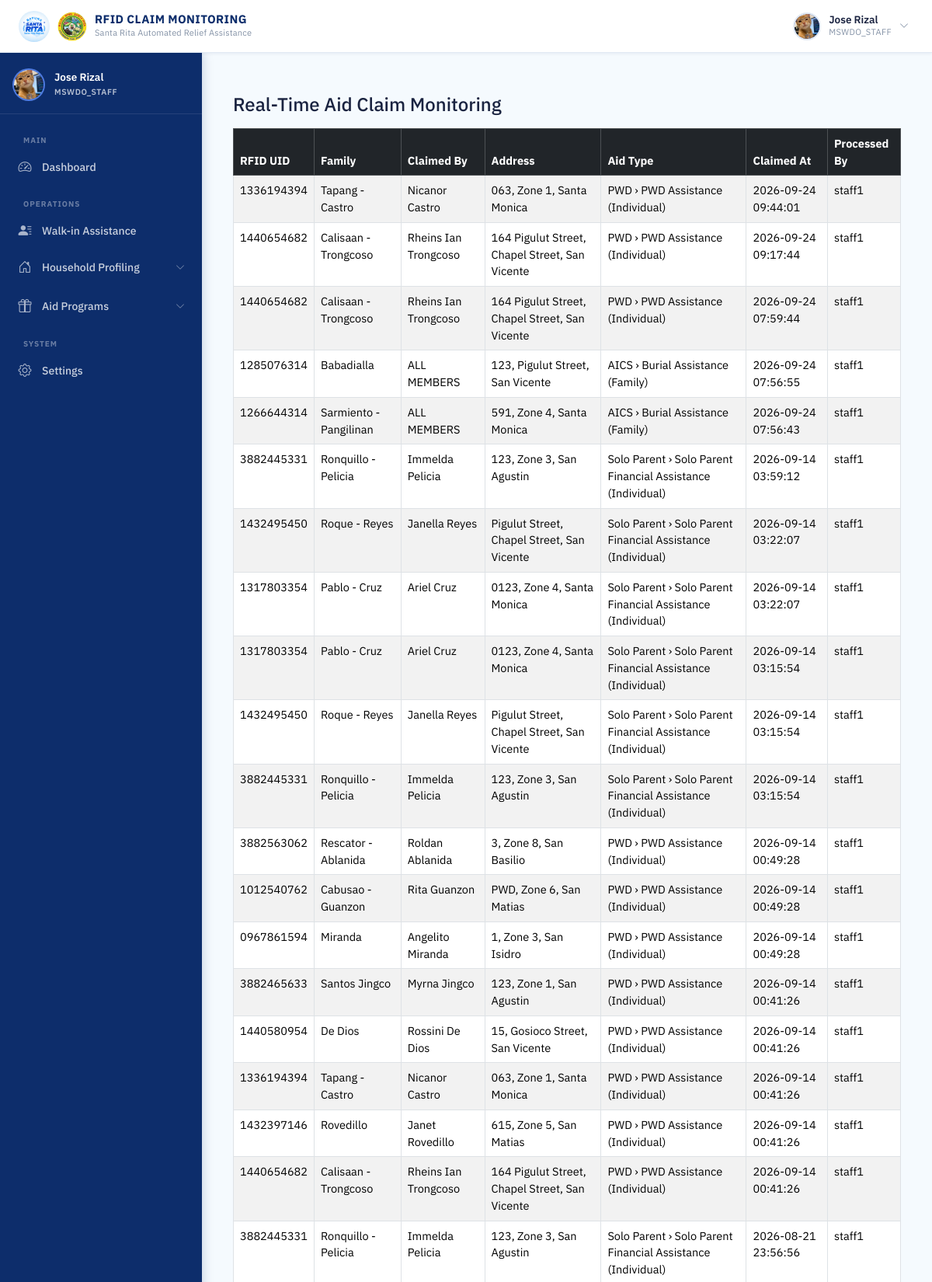
Page /mswdo/rfid/monitoring/ (signed in, upper part) on the committed database.
### accounts/models.py (models this page shows, shortened)
class User(AbstractUser):
    ROLE_CHOICES = (
        ('MSWDO', 'MSWDO Admin'),
        ('MSWDO_STAFF', 'MSWDO Staff'),
        ('BARANGAY', 'Barangay Admin'),
    )
    email = models.EmailField(unique=True)
    role = models.CharField(max_length=20, choices=ROLE_CHOICES)
    barangay = models.ForeignKey(
        'Barangay', on_delete=models.SET_NULL, blank=True, null=True, related_name='users'
    )
    is_active = models.BooleanField(default=True)
    middle_name = models.CharField(max_length=150, blank=True)
    suffix = models.CharField(max_length=10, blank=True, null=True)
    position = models.CharField(max_length=100, blank=True)
    birth_place = models.CharField(max_length=200, blank=True)
    CIVIL_STATUS_CHOICES = (
        ('SINGLE', 'Single'),
        ('MARRIED', 'Married'),
        ('WIDOWED', 'Widowed'),
        ('SEPARATED', 'Separated'),
        ('ANNULLED', 'Annulled'),
    )
    civil_status = models.CharField(max_length=20, choices=CIVIL_STATUS_CHOICES, blank=True)
    citizenship = models.CharField(max_length=100, blank=True, default='Filipino')
    must_change_password = models.BooleanField(default=False)
    SEX_CHOICES = (
        ('M', 'Male'),
        ('F', 'Female'),
    )
    sex = models.CharField(max_length=1, choices=SEX_CHOICES, blank=True)
    birthdate = models.DateField(blank=True, null=True)
    contact_number = models.CharField(
        max_length=13,
        blank=True,
        validators=[
            RegexValidator(
                regex=r'^(09|\+639)\d{9}$',
                message="Phone number must be entered in the format: '09XXXXXXXXX' or '+639XXXXXXXXX'."
            )
        ]
    )
    profile_image = models.ImageField(upload_to=user_profile_image_path, blank=True, null=True)

### households/models.py (models this page shows, shortened)
class Family(models.Model):
    household = models.ForeignKey(Household, on_delete=models.CASCADE, related_name='families')
    family_name = models.CharField(max_length=100)
    rfid_uid = models.CharField(
        max_length=50,
        unique=True,
        null=True,
        blank=True
    )
    is_active = models.BooleanField(default=True)
    is_archived = models.BooleanField(default=False)
    archived_at = models.DateTimeField(null=True, blank=True)
    archived_by = models.ForeignKey(settings.AUTH_USER_MODEL, on_delete=models.SET_NULL, null=True, blank=True, related_name='+')

### distribution/models.py (models this page shows, shortened)
class AidClaim(models.Model):
    family = models.ForeignKey(Family, on_delete=models.CASCADE)
    family_member = models.ForeignKey(
        FamilyMember,
        on_delete=models.SET_NULL,
        null=True,
        blank=True,
        help_text="Required for individual-based assistance"
    )
    assistance = models.ForeignKey(
        Assistance,
        on_delete=models.SET_NULL,
        null=True,
        blank=True,
        related_name='claims'
    )
    CLAIM_TYPE_CHOICES = (
        ('DISTRIBUTION', 'Distribution Event'),
        ('WALK_IN', 'Walk-in / Office Visit'),
        ('OFFLINE_IMPORT', 'Offline Reconciliation Import'),
    )
    claim_type = models.CharField(
        max_length=20,
        choices=CLAIM_TYPE_CHOICES,
        default='DISTRIBUTION'
    )
    schedule = models.ForeignKey('AidSchedule', on_delete=models.CASCADE, null=True, related_name='claims')
    claimed_at = models.DateTimeField(auto_now_add=True)
    amount = models.DecimalField(
        max_digits=12,
        decimal_places=2,
        null=True,
        blank=True,
        help_text="Actual amount distributed to the beneficiary. Auto-filled from schedule.per_beneficiary_amount for scheduled claims, manually entered for walk-ins."
    )
    created_by = models.ForeignKey(
            settings.AUTH_USER_MODEL,
            on_delete=models.SET_NULL,
            null=True,
            blank=True,
            related_name='processed_claims'
        )
    is_late_scheduled_claim = models.BooleanField(
        default=False,
        help_text="True if this walk-in claim fulfills a missed scheduled distribution within the 7-day grace period"
    )
    original_schedule = models.ForeignKey(
        'AidSchedule',
        null=True,
        blank=True,
        on_delete=models.SET_NULL,
        related_name='late_claims',
        help_text="If is_late_scheduled_claim=True, links to the original missed schedule this claim fulfills"
    )
    is_exported = models.BooleanField(
        default=False,
        help_text="True if this claim has been exported for offline reconciliation (prevents duplicate exports)"
    )

### monitoring/views.py (the view)
# urls.py: path('mswdo/rfid/monitoring/', views.rfid_claim_monitoring, name='rfid_claim_monitoring'),
@login_required
@session_protected
@mswdo_or_staff_required
def rfid_claim_monitoring(request):
    claims = AidClaim.objects.select_related(
        'family',
        'family__household',
        'family__household__zone',
        'family__household__barangay',
        'family_member',
        'created_by'
    ).order_by('-claimed_at')
    is_staff_scoped = (request.user.role == 'MSWDO_STAFF')
    if is_staff_scoped:
        claims = claims.filter(created_by=request.user)
    monitoring_data = []
    for claim in claims:
        monitoring_data.append({
            'rfid_uid': claim.family.rfid_uid,
            'family_name': claim.family.family_name,
            'member_name': (
                f"{claim.family_member.first_name} {claim.family_member.last_name}"
                if claim.family_member else "ALL MEMBERS"
            ),
            'address': claim.family.household.address,
            'aid_type': str(claim.assistance) if claim.assistance else 'N/A',
            'claimed_at': claim.claimed_at,
            'processed_by': (
                claim.created_by.username
                if claim.created_by else "System"
            ),
        })
    return render(request, 'monitoring/rfid_claim_monitoring.html', {
        'claims': monitoring_data,
        'is_staff_scoped': is_staff_scoped
    })

### accounts/context_processors.py (called while the page is built)
def auth_required(request):
    return {
        'requires_auth': request.user.is_authenticated
    }

def offline_sync_metadata(request):
    from distribution.models import OfflineSyncMetadata
    from django.conf import settings
    offline_mode = getattr(settings, 'OFFLINE_MODE', False)
    if request.user.is_authenticated and request.user.role == 'MSWDO_STAFF':
        latest_sync = OfflineSyncMetadata.get_latest_sync()
        return {
            'latest_sync': latest_sync,
            'OFFLINE_MODE': offline_mode,
        }
    return {
        'OFFLINE_MODE': offline_mode,
    }

def maptiler_api_key(request):
    from django.conf import settings
    return {
        'maptiler_api_key': getattr(settings, 'MAPTILER_API_KEY', '')
    }

### distribution/models.py (called while the page is built)
    @classmethod
    def get_latest_sync(cls):
        return cls.objects.order_by('-synced_at').first()

### households/models.py (called while the page is built)
    @property
    def address(self):
        return f"{self.house_number}, {self.zone.name}, {self.barangay.name}"

### programs/models.py (called while the page is built)
    def __str__(self):
        return f"{self.program.name} › {self.aid_category.name} ({self.get_beneficiary_type_display()})"

### monitoring/templates/monitoring/rfid_claim_monitoring.html
{% extends "base.html" %}
{% block navbar_title %}
RFID CLAIM MONITORING
{% endblock %}
{% block content %}
<div class="container mt-4">
  <h4 class="mb-3">Real-Time Aid Claim Monitoring</h4>
  <div class="table-responsive">
    <table class="table table-bordered table-striped">
      <thead class="table-dark">
        <tr>
          <th>RFID UID</th>
          <th>Family</th>
          <th>Claimed By</th>
          <th>Address</th>
          <th>Aid Type</th>
          <th>Claimed At</th>
          <th>Processed By</th>
        </tr>
      </thead>
      <tbody>
        {% for c in claims %}
          <tr>
            <td>{{ c.rfid_uid }}</td>
            <td>{{ c.family_name }}</td>
            <td>{{ c.member_name }}</td>
            <td>{{ c.address }}</td>
            <td>{{ c.aid_type }}</td>
            <td>{{ c.claimed_at|date:"Y-m-d H:i:s" }}</td>
            <td>{{ c.processed_by }}</td>
          </tr>
        {% empty %}
          <tr>
            <td colspan="7" class="text-center">No claims yet.</td>
          </tr>
        {% endfor %}
      </tbody>
    </table>
  </div>
</div>
{% endblock %}

### templates/base.html (shortened to what this page needs)
{% load static %}
<!DOCTYPE html>
<html lang="en">
<head>
  <link href="https://cdn.jsdelivr.net/npm/bootstrap@5.3.2/dist/css/bootstrap.min.css" rel="stylesheet">
  <link href="https://cdn.jsdelivr.net/npm/bootstrap-icons@1.11.3/font/bootstrap-icons.min.css" rel="stylesheet">
  <link rel="stylesheet" href="{% static 'css/base.css' %}">
  <link rel="stylesheet" href="{% static 'css/_responsive.css' %}">
  <link rel="stylesheet" href="{% static 'css/scan_rfid.css' %}">
  <link rel="stylesheet" href="{% static 'css/loading_modal.css' %}">
</head>
<body>
  <div class="page-wrapper">
    <nav class="topbar" id="topbar">
      <div class="topbar-left">
        <a class="topbar-brand" href="#">
          <img src="{% static 'images/logo.jpg' %}" alt="SARA Logo" class="topbar-logo">
          <img src="{% static 'images/SRP.png' %}" alt="SRP Logo" class="topbar-logo topbar-logo--srp">
          <div class="topbar-title-group">
            <span class="topbar-title">{% block navbar_title %}SARA SYSTEM{% endblock %}</span>
            <span class="topbar-subtitle">Santa Rita Automated Relief Assistance</span>
          </div>
        </a>
      </div>
      <div class="topbar-right">
        {% if user.is_authenticated %}
        <div class="topbar-user" id="userDropdownToggle">
          <div class="topbar-avatar">
            {% if user.profile_image %}
            <img src="{{ user.profile_image.url }}" alt="{{ user.get_full_name }}">
            {% else %}
            <span class="avatar-initials">
              {{ user.first_name|first|upper }}{{ user.last_name|first|upper }}
            </span>
            {% endif %}
          </div>
          <div class="topbar-user-info">
            <span class="topbar-username">{{ user.get_full_name|default:user.username }}</span>
            <span class="topbar-role">{{ user.role|default:"User" }}</span>
          </div>
          <i class="bi bi-chevron-down topbar-chevron" id="userChevron"></i>
        </div>
        {% endif %}
      </div>
    </nav>
    {% if user.is_authenticated and not hide_sidebar %}
    <aside class="sidebar" id="sidebar">
      <div class="sidebar-header">
        <div class="sidebar-user-card">
          <div class="sidebar-avatar">
            {% if user.profile_image %}
            <img src="{{ user.profile_image.url }}" alt="{{ user.get_full_name }}">
            {% else %}
            <span class="avatar-initials avatar-initials--lg">
              {{ user.first_name|first|upper }}{{ user.last_name|first|upper }}
            </span>
            {% endif %}
          </div>
          <div class="sidebar-user-info">
            <span class="sidebar-username">{{ user.get_full_name|default:user.username }}</span>
            <span class="sidebar-role-badge">{{ user.role|default:"User" }}</span>
          </div>
        </div>
      </div>
      <nav class="sidebar-body">
        <ul class="sidebar-nav">
          {% if user.role == 'MSWDO_STAFF' %}
          <li class="sidebar-section-label">Main</li>
          <li class="sidebar-item">
            <a href="{% url 'staff_dashboard' %}"
              class="sidebar-link {% if request.resolver_match.url_name == 'staff_dashboard' %}active{% endif %}">
              <i class="bi bi-speedometer2"></i>
              <span>Dashboard</span>
            </a>
          </li>
          <li class="sidebar-section-label">Operations</li>
          <li class="sidebar-item">
            <a href="{% url 'staff_walkin' %}"
              class="sidebar-link {% if request.resolver_match.url_name == 'staff_walkin' %}active{% endif %}">
              <i class="bi bi-person-lines-fill"></i>
              <span>Walk-in Assistance</span>
            </a>
          </li>
          <li class="sidebar-item sidebar-item--accordion">
            <button class="sidebar-link sidebar-accordion-btn " data-target="staffHouseholdSubmenu" aria-expanded="{% if request.resolver_match.url_name == 'residents_overview' or request.resolver_match.url_name == 'household_map' or request.resolver_match.url_name == 'register_rfid' %}true{% else %}false{% endif %}">
              <i class="bi bi-house-door"></i>
              <span>Household Profiling</span>
              <i class="bi bi-chevron-down sidebar-arrow" style=""></i>
            </button>
          </li>
          <li class="sidebar-item sidebar-item--accordion">
            <button class="sidebar-link sidebar-accordion-btn " data-target="staffAidSubmenu" aria-expanded="{% if request.resolver_match.url_name == 'staff_assigned_schedules' or request.resolver_match.url_name == 'analytics' or request.resolver_match.url_name == 'aid_reports' or request.resolver_match.url_name == 'program_list' %}true{% else %}false{% endif %}">
              <i class="bi bi-gift"></i>
              <span>Aid Programs</span>
              <i class="bi bi-chevron-down sidebar-arrow" style=""></i>
            </button>
          </li>
          <li class="sidebar-section-label">System</li>
          <li class="sidebar-item">
            <a href="{% url 'settings' %}" class="sidebar-link {% if request.resolver_match.url_name == 'settings' %}active{% endif %}">
              <i class="bi bi-gear"></i>
              <span>Settings</span>
            </a>
          </li>
          {% endif %}
        </ul>
      </nav>
    </aside>
    {% endif %}
    <main class="{% if user.is_authenticated and not hide_sidebar %}main-content{% endif %}">
      {% block content %}{% endblock %}
    </main>
  </div>
</body>
</html>

### static/css/_responsive.css (style rules this page uses)
html, body { overflow-x: hidden; max-width: 100%; }
.page-wrapper, .main-content, .logform, .form-container { max-width: 100%; box-sizing: border-box; }

### rows in the picture
User: profile_image (picture), get_full_name "Jose Rizal", role "MSWDO_STAFF", processed_by "staff1" "staff1" "staff1" "staff1" "staff1" "staff1" "staff1" "staff1" "staff1" "staff1" "staff1" "staff1" "staff1" "staff1" "staff1" "staff1" "staff1" "staff1" "staff1" "staff1"
Family: rfid_uid "1336194394" "1336194394", family_name "Tapang - Castro" "Tapang - Castro"
AidClaim: claimed_at "2026-09-24 09:44:01"
Family: rfid_uid "1440654682" "1440654682" "1440654682", family_name "Calisaan - Trongcoso" "Calisaan - Trongcoso" "Calisaan - Trongcoso"
AidClaim: claimed_at "2026-09-24 09:17:44"
AidClaim: claimed_at "2026-09-24 07:59:44"
Family: rfid_uid "1285076314", family_name "Babadialla"
AidClaim: claimed_at "2026-09-24 07:56:55"
Family: rfid_uid "1266644314", family_name "Sarmiento - Pangilinan"
AidClaim: claimed_at "2026-09-24 07:56:43"
Family: rfid_uid "3882445331" "3882445331" "3882445331", family_name "Ronquillo - Pelicia" "Ronquillo - Pelicia" "Ronquillo - Pelicia"
AidClaim: claimed_at "2026-09-14 03:59:12"
Family: rfid_uid "1432495450" "1432495450", family_name "Roque - Reyes" "Roque - Reyes"
AidClaim: claimed_at "2026-09-14 03:22:07"
Family: rfid_uid "1317803354" "1317803354", family_name "Pablo - Cruz" "Pablo - Cruz"
AidClaim: claimed_at "2026-09-14 03:22:07"
AidClaim: claimed_at "2026-09-14 03:15:54"
AidClaim: claimed_at "2026-09-14 03:15:54"
AidClaim: claimed_at "2026-09-14 03:15:54"
Family: rfid_uid "3882563062", family_name "Rescator - Ablanida"
AidClaim: claimed_at "2026-09-14 00:49:28"
Family: rfid_uid "1012540762", family_name "Cabusao - Guanzon"
AidClaim: claimed_at "2026-09-14 00:49:28"
Family: rfid_uid "0967861594", family_name "Miranda"
AidClaim: claimed_at "2026-09-14 00:49:28"
Family: rfid_uid "3882465633", family_name "Santos Jingco"
AidClaim: claimed_at "2026-09-14 00:41:26"
Family: rfid_uid "1440580954", family_name "De Dios"
AidClaim: claimed_at "2026-09-14 00:41:26"
AidClaim: claimed_at "2026-09-14 00:41:26"
Family: rfid_uid "1432397146", family_name "Rovedillo"
AidClaim: claimed_at "2026-09-14 00:41:26"
AidClaim: claimed_at "2026-09-14 00:41:26"
AidClaim: claimed_at "2026-08-21 23:56:56"

### other values in the picture
{{ c.member_name }} "Nicanor Castro" "Rheins Ian Trongcoso" "Rheins Ian Trongcoso" "ALL MEMBERS" "ALL MEMBERS" "Immelda Pelicia" "Janella Reyes" "Ariel Cruz" "Ariel Cruz" "Janella Reyes" "Immelda Pelicia" "Roldan Ablanida" "Rita Guanzon" "Angelito Miranda" "Myrna Jingco" "Rossini De Dios" "Nicanor Castro" "Janet Rovedillo" "Rheins Ian Trongcoso" "Immelda Pelicia"
{{ c.address }} "063, Zone 1, Santa Monica" "164 Pigulut Street, Chapel Street, San Vicente" "164 Pigulut Street, Chapel Street, San Vicente" "123, Pigulut Street, San Vicente" "591, Zone 4, Santa Monica" "123, Zone 3, San Agustin" "Pigulut Street, Chapel Street, San Vicente" "0123, Zone 4, Santa Monica" "0123, Zone 4, Santa Monica" "Pigulut Street, Chapel Street, San Vicente" "123, Zone 3, San Agustin" "3, Zone 8, San Basilio" "PWD, Zone 6, San Matias" "1, Zone 3, San Isidro" "123, Zone 1, San Agustin" "15, Gosioco Street, San Vicente" "063, Zone 1, Santa Monica" "615, Zone 5, San Matias" "164 Pigulut Street, Chapel Street, San Vicente" "123, Zone 3, San Agustin"
{{ c.aid_type }} "PWD › PWD Assistance (Individual)" "PWD › PWD Assistance (Individual)" "PWD › PWD Assistance (Individual)" "AICS › Burial Assistance (Family)" "AICS › Burial Assistance (Family)" "Solo Parent › Solo Parent Financial Assistance (Individual)" "Solo Parent › Solo Parent Financial Assistance (Individual)" "Solo Parent › Solo Parent Financial Assistance (Individual)" "Solo Parent › Solo Parent Financial Assistance (Individual)" "Solo Parent › Solo Parent Financial Assistance (Individual)" "Solo Parent › Solo Parent Financial Assistance (Individual)" "PWD › PWD Assistance (Individual)" "PWD › PWD Assistance (Individual)" "PWD › PWD Assistance (Individual)" "PWD › PWD Assistance (Individual)" "PWD › PWD Assistance (Individual)" "PWD › PWD Assistance (Individual)" "PWD › PWD Assistance (Individual)" "PWD › PWD Assistance (Individual)" "Solo Parent › Solo Parent Financial Assistance (Individual)"
